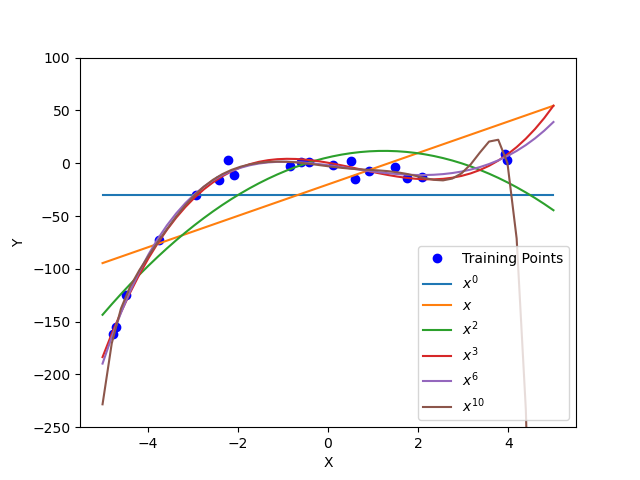

The Python source for this figure:
import pandas as pd
import numpy as np
import matplotlib.pyplot as plt
from sklearn import model_selection as ms


# Method to create polynomial data matrix
def getPolynomialDataMatrix(x, degree):
    X = np.ones(x.shape)
    for i in range(1, degree + 1):
        X = np.column_stack((X, x ** i))  # Feature expansion upto max degree
    return X


# Find weights for each degree of polynomial
def pol_regression(features_train, y_train, degree):
    if degree <= 0:
        return np.mean(y_train) # For the 0th degree, return the mean
    else:
        X = getPolynomialDataMatrix(features_train, degree)

        XX = X.transpose().dot(X)
        parameters = np.linalg.solve(XX, X.transpose().dot(y_train))  # Weight for each degree value
        return parameters


# Plotting the polynomial functions
def plotPolynomial(weights, degree):
    if degree <= 0:
        plt.plot(npRange,
                 getPolynomialDataMatrix(npRange, degree) * weights)  # For the 0th degree, the y-intercept line
    else:
        plt.plot(npRange, getPolynomialDataMatrix(npRange, degree).dot(weights))  # Plot using custom range


# Calculate RMSE value for each degree of polynomial
def eval_pol_regression(parameters, x, y, degree):
    M = getPolynomialDataMatrix(x, degree)
    if degree <= 0:
        rmse = np.sqrt(((M * (parameters) - y) ** 2).mean())
    else:
        rmse = np.sqrt(((M.dot(parameters) - y) ** 2).mean())
    return rmse


data_train = pd.read_csv('Task1 - dataset - pol_regression.csv')  # Read in the data

sorted_data = data_train.sort_values('x')  # Sorts the data in terms of x values from smallest to largest

# Get the training data as numpy arrays
x_train = sorted_data['x']
y_train = sorted_data['y']

npRange = np.linspace(-5, 5)  # Define the custom range

axes = plt.gca()
axes.set_ylim([-250, 100])  # Set the y-axis to a custom limit

# Find the weights ready for plotting
weight_0 = pol_regression(x_train, y_train, 0)
weight_1 = pol_regression(x_train, y_train, 1)
weight_2 = pol_regression(x_train, y_train, 2)
weight_3 = pol_regression(x_train, y_train, 3)
weight_6 = pol_regression(x_train, y_train, 6)
weight_10 = pol_regression(x_train, y_train, 10)

# Plot the lines with degree 0, 1, 2, 3, 6, 10 alongside training points
plt.plot(x_train, y_train, 'bo')  # Plot the original training points
plotPolynomial(weight_0, 0)
plotPolynomial(weight_1, 1)
plotPolynomial(weight_2, 2)
plotPolynomial(weight_3, 3)
plotPolynomial(weight_6, 6)
plotPolynomial(weight_10, 10)

# Styling and saving figure
plt.xlabel("X")
plt.ylabel("Y")
plt.legend(('Training Points', '$x^0$', '$x$', '$x^2$', '$x^3$', '$x^6$', '$x^{10}$'),
           loc='lower right')
plt.savefig('polynomialRegression.png')

# New variable defined before splitting
x_split = data_train['x']
y_split = data_train['y']

x_train, x_test, y_train, y_test = ms.train_test_split(x_split, y_split, test_size=0.3)  # Split the data 70:30

# RMSE values for training data
train_rmse_0 = eval_pol_regression(weight_0, x_train, y_train, 0)
train_rmse_1 = eval_pol_regression(weight_1, x_train, y_train, 1)
train_rmse_2 = eval_pol_regression(weight_2, x_train, y_train, 2)
train_rmse_3 = eval_pol_regression(weight_3, x_train, y_train, 3)
train_rmse_6 = eval_pol_regression(weight_6, x_train, y_train, 6)
train_rmse_10 = eval_pol_regression(weight_10, x_train, y_train, 10)

# RMSE values for training data
test_rmse_0 = eval_pol_regression(weight_0, x_test, y_test, 0)
test_rmse_1 = eval_pol_regression(weight_1, x_test, y_test, 1)
test_rmse_2 = eval_pol_regression(weight_2, x_test, y_test, 2)
test_rmse_3 = eval_pol_regression(weight_3, x_test, y_test, 3)
test_rmse_6 = eval_pol_regression(weight_6, x_test, y_test, 6)
test_rmse_10 = eval_pol_regression(weight_10, x_test, y_test, 10)

# Styling and saving figure
plt.figure()
plt.plot([0, 1, 2, 3, 6, 10], [train_rmse_0, train_rmse_1, train_rmse_2, train_rmse_3, train_rmse_6, train_rmse_10])
plt.plot([0, 1, 2, 3, 6, 10], [test_rmse_0, test_rmse_1, test_rmse_2, test_rmse_3, test_rmse_6, test_rmse_10])
plt.xlabel("Degree of Polynomial Regression")
plt.ylabel("Root Mean Square Error")
plt.legend(('RMSE on Training Data', 'RMSE on Testing Data'), loc='upper right')
plt.savefig('polynomialEvaluation.png')

plt.show()
